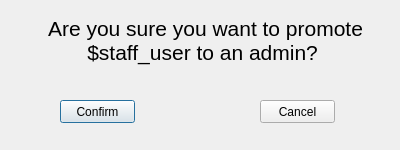
<?xml version="1.0" encoding="UTF-8"?>
<ui version="4.0">
 <class>ConfirmPromote</class>
 <widget class="QDialog" name="ConfirmPromote">
  <property name="geometry">
   <rect>
    <x>0</x>
    <y>0</y>
    <width>400</width>
    <height>150</height>
   </rect>
  </property>
  <property name="maximumSize">
   <size>
    <width>400</width>
    <height>150</height>
   </size>
  </property>
  <property name="baseSize">
   <size>
    <width>400</width>
    <height>300</height>
   </size>
  </property>
  <property name="windowTitle">
   <string>Confirm</string>
  </property>
  <widget class="QLabel" name="PromoteText">
   <property name="geometry">
    <rect>
     <x>20</x>
     <y>-30</y>
     <width>371</width>
     <height>141</height>
    </rect>
   </property>
   <property name="font">
    <font>
     <pointsize>16</pointsize>
    </font>
   </property>
   <property name="text">
    <string>Are you sure you want to promote 
$staff_user to an admin? </string>
   </property>
   <property name="alignment">
    <set>Qt::AlignCenter</set>
   </property>
  </widget>
  <widget class="QPushButton" name="PromoteConfirm">
   <property name="geometry">
    <rect>
     <x>60</x>
     <y>100</y>
     <width>75</width>
     <height>23</height>
    </rect>
   </property>
   <property name="text">
    <string>Confirm</string>
   </property>
  </widget>
  <widget class="QPushButton" name="PromoteCancel">
   <property name="geometry">
    <rect>
     <x>260</x>
     <y>100</y>
     <width>75</width>
     <height>23</height>
    </rect>
   </property>
   <property name="text">
    <string>Cancel</string>
   </property>
  </widget>
 </widget>
 <resources/>
 <connections/>
</ui>
